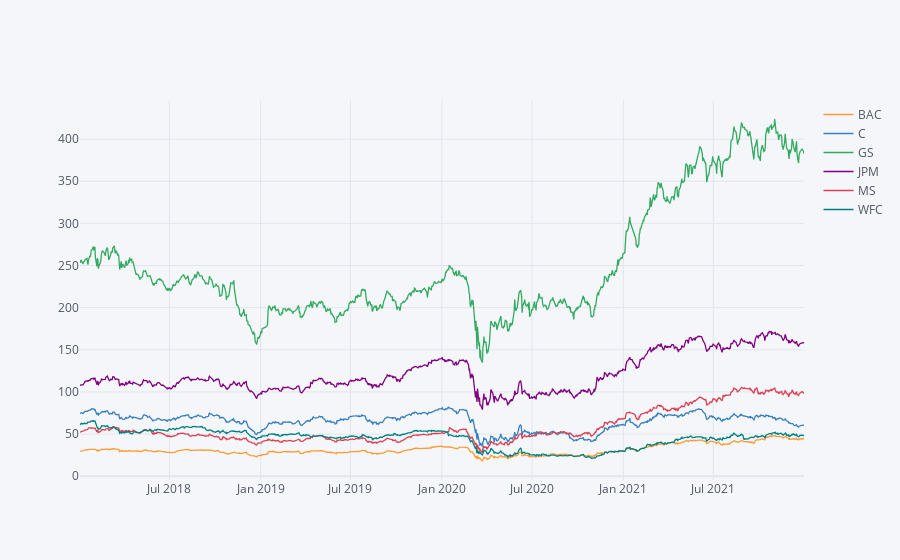

Source (notebook cell):
### Markdown cell above
**Creating a line plot showing Close price for each bank for the entire index of time.**

### Code cell
bank_stocks.xs(level='Stock Info',key='Close',axis=1).iplot()

### Figure 1 — Plotly figure (JSON) as saved in the notebook; plotly's stock layout.template omitted (floating-point values rounded to 4 significant figures; data arrays with more than 128 entries replaced by an {"elided": "..."} marker saying what was removed)
{"data": [{"line": {"color": "rgba(255, 153, 51, 1.0)", "dash": "solid", "shape": "linear", "width": 1.3}, "mode": "lines", "name": "BAC", "text": "", "type": "scatter", "x": {"elided": "1008 str values"}, "y": {"elided": "1008 float values"}}, {"line": {"color": "rgba(55, 128, 191, 1.0)", "dash": "solid", "shape": "linear", "width": 1.3}, "mode": "lines", "name": "C", "text": "", "type": "scatter", "x": {"elided": "1008 str values"}, "y": {"elided": "1008 float values"}}, {"line": {"color": "rgba(50, 171, 96, 1.0)", "dash": "solid", "shape": "linear", "width": 1.3}, "mode": "lines", "name": "GS", "text": "", "type": "scatter", "x": {"elided": "1008 str values"}, "y": {"elided": "1008 float values"}}, {"line": {"color": "rgba(128, 0, 128, 1.0)", "dash": "solid", "shape": "linear", "width": 1.3}, "mode": "lines", "name": "JPM", "text": "", "type": "scatter", "x": {"elided": "1008 str values"}, "y": {"elided": "1008 float values"}}, {"line": {"color": "rgba(219, 64, 82, 1.0)", "dash": "solid", "shape": "linear", "width": 1.3}, "mode": "lines", "name": "MS", "text": "", "type": "scatter", "x": {"elided": "1008 str values"}, "y": {"elided": "1008 float values"}}, {"line": {"color": "rgba(0, 128, 128, 1.0)", "dash": "solid", "shape": "linear", "width": 1.3}, "mode": "lines", "name": "WFC", "text": "", "type": "scatter", "x": {"elided": "1008 str values"}, "y": {"elided": "1008 float values"}}], "layout": {"legend": {"bgcolor": "#F5F6F9", "font": {"color": "#4D5663"}}, "paper_bgcolor": "#F5F6F9", "plot_bgcolor": "#F5F6F9", "title": {"font": {"color": "#4D5663"}}, "xaxis": {"gridcolor": "#E1E5ED", "showgrid": true, "tickfont": {"color": "#4D5663"}, "title": {"font": {"color": "#4D5663"}, "text": ""}, "zerolinecolor": "#E1E5ED"}, "yaxis": {"gridcolor": "#E1E5ED", "showgrid": true, "tickfont": {"color": "#4D5663"}, "title": {"font": {"color": "#4D5663"}, "text": ""}, "zerolinecolor": "#E1E5ED"}}}
